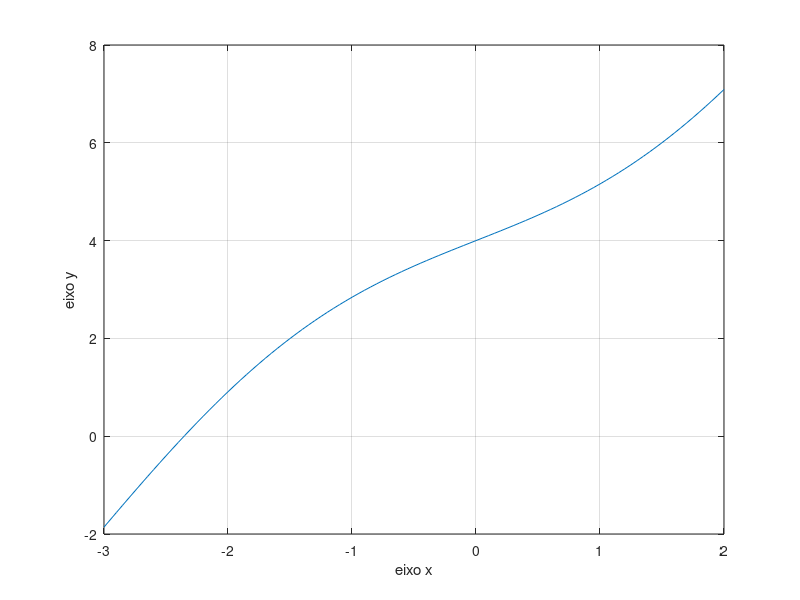

Recreate this plot in MATLAB.
x = [-3:0.05:2];
y = 2*x - sin(x) + 4;

plot(x,y)
xlabel('eixo x')
ylabel('eixo y')
grid;

clc
clear all
format longG

x(1) = -2.3545;

for i = 1:10,
    x(i+1) = x(i) - ( (2*x(i) - sin(x(i)) + 4)/ (2 - cos(x(i)) ) );
    
end

x'